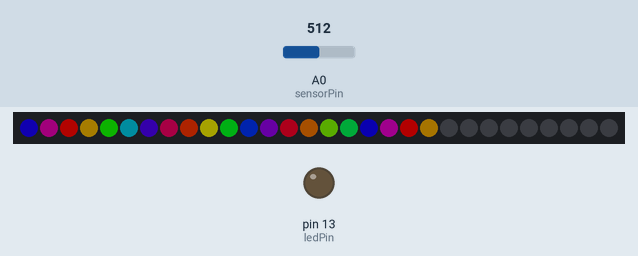
Recording of a sketch running on a simulated Arduino Uno, built with avr-gcc and run on an emulated ATmega328P. Shown: 30 RGB LEDs in strip order, left to right, output pins drawn as LEDs (lit = HIGH). The inputs (shaded band) are chosen by the test bench; at power-on: A0 (sensorPin) = 512. Dim RGB values are drawn brighter than linear.

Above: at 4.26 s.
4.3 s: A0 (sensorPin) set to 306
At 4.36 s:
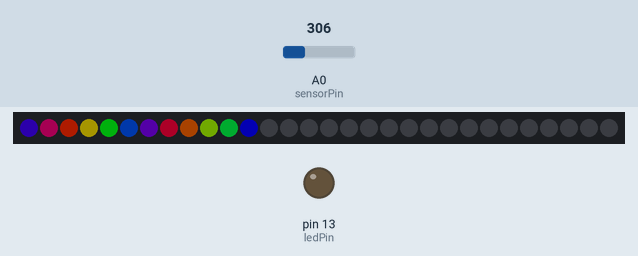
5.9 s: A0 (sensorPin) set to 26
At 5.91 s:
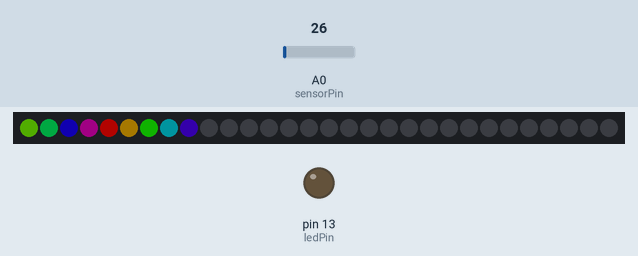
7.6 s: A0 (sensorPin) set to 21
At 8.8 s:
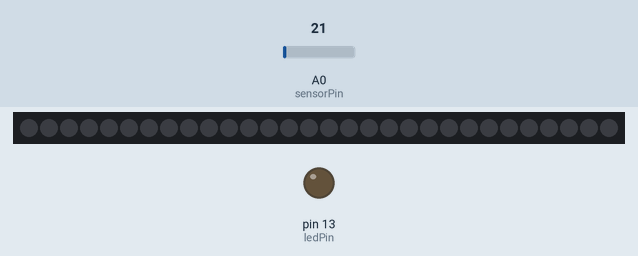
9.1 s: A0 (sensorPin) set to 122
At 9.16 s:
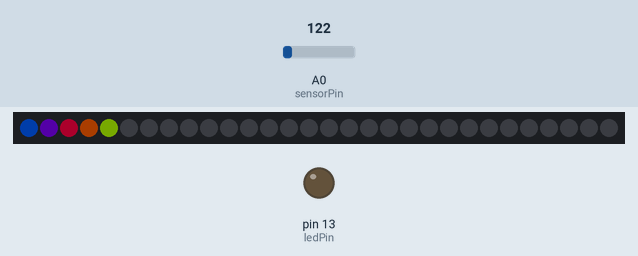
10.8 s: A0 (sensorPin) set to 511
At 10.81 s:
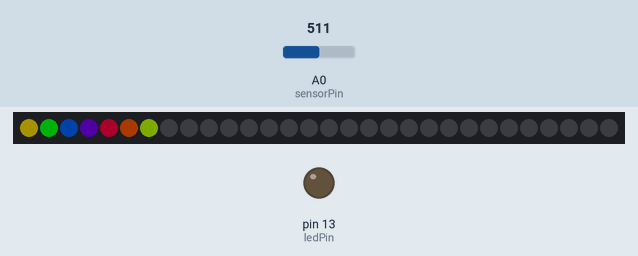
12.5 s: A0 (sensorPin) set to 750
At 12.51 s:
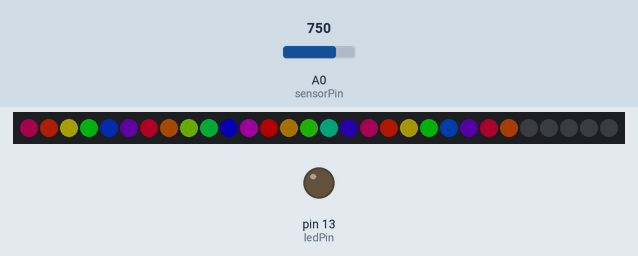

Measured:
- the behaviour switches between 25 and 24 on A0 (sensorPin) (found by bisection; images 2 and 3)
- after the input at 4.3 s, the LEDs: first differ from a run without the input after 0.05 s (image 1)
- after the input at 5.9 s, the LEDs: change at once (image 2)
- after the input at 7.6 s, the LEDs: first differ from a run without the input after 0.05 s (image 3)
- after the input at 9.1 s, the LEDs: first change at once (image 4 shows a later state)
- after the input at 10.8 s, the LEDs: change at once (image 5)

The sketch:

AverageSmoothing.ino
```cpp
#include "FastLED.h"

// How many leds are in the strip?
#define NUM_LEDS 30

// Data pin that led data will be written out over
#define DATA_PIN 3
#define BRIGHTNESS  60
#define LED_TYPE    WS2811
#define COLOR_ORDER GRB

#define MAX_SOUND_LEVEL 740
#define MIN_SOUND_LEVEL 10

// This is an array of leds.  One item for each led in your strip.
CRGB leds[NUM_LEDS];

const int ledPin = 13;
const int sensorPin = A0;

const int numReadings = 20;
int readings[numReadings];
int readIndex = 0;
int total = 0;
int average = 0;

byte colorIndex = 0;
int lastLedOnCount = 0;

void setup() {
  delay(2000);
  Serial.begin(9600);
  pinMode(ledPin, OUTPUT);
  pinMode(sensorPin, INPUT);
  FastLED.addLeds<LED_TYPE, DATA_PIN, COLOR_ORDER>(leds, NUM_LEDS).setCorrection( TypicalLEDStrip );
  FastLED.setBrightness( BRIGHTNESS);
  ledStripOff();
  for (int i = 0; i < numReadings; i++){
    readings[i] = 0;
  }
  delay(1000);
}

void loop() {
  soundSensorSmoothing();
  timer();
}

void ledStripOff(){
  for(int currentLed = 0; currentLed < NUM_LEDS; currentLed++) {
    leds[currentLed] = CRGB::Black;
    FastLED.show();
  }
}

void timer(){
  static const unsigned long refreshInterval = 50;//milliseconds
  static unsigned long lastRefreshTime = 0;

  if (millis() - lastRefreshTime >= refreshInterval){
    lastRefreshTime+=refreshInterval;
//    soundSensorSmoothing();
    ledColorSetting();
  }
}

void soundSensorSmoothing(){
  total = total - readings[readIndex];
  readings[readIndex] = analogRead(sensorPin);
  total = total + readings[readIndex];
  readIndex++;
  if (readIndex >= numReadings) {
    readIndex = 0;
  }
  average = total / numReadings;
}

void ledColorSetting(){
  int ledToLight = NUM_LEDS * ((double)average/(double)(MAX_SOUND_LEVEL - MIN_SOUND_LEVEL));
  int diff = lastLedOnCount - ledToLight;
  if (diff > 5 & diff < 10){
    ledToLight = lastLedOnCount - 5;
  }
  else if (diff < -5 && diff > -10){
    ledToLight = lastLedOnCount + 5;
  }
  lastLedOnCount = ledToLight;

  colorIndex+=5;
  fill_rainbow( leds, NUM_LEDS, colorIndex, 45);
  for(int i = ledToLight; i < NUM_LEDS; i++) {
    //if led is already off then leave the loop
    if (leds[i].r == 0 && leds[i].g == 0 && leds[i].b == 0){
      break;
    }
    leds[i] = CRGB::Black;
  }
  FastLED.show();
}
```
